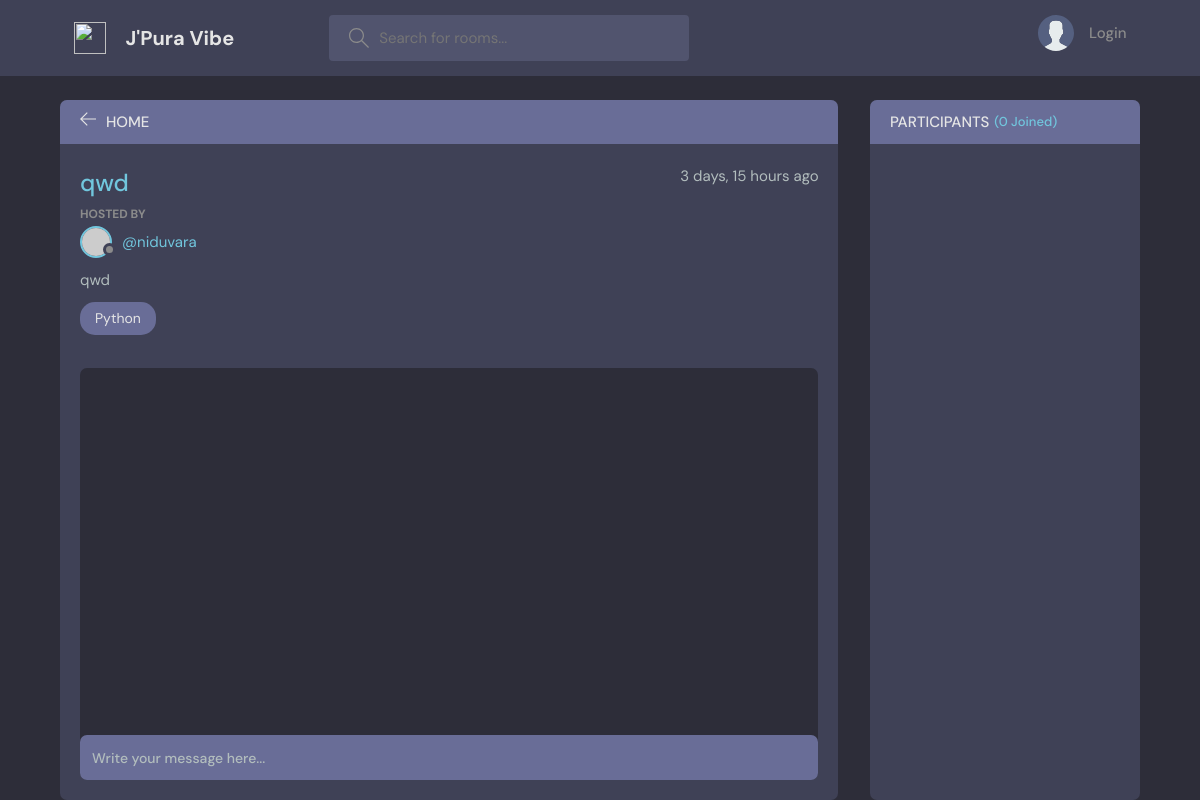
Before: /room/8/ with the older database file.
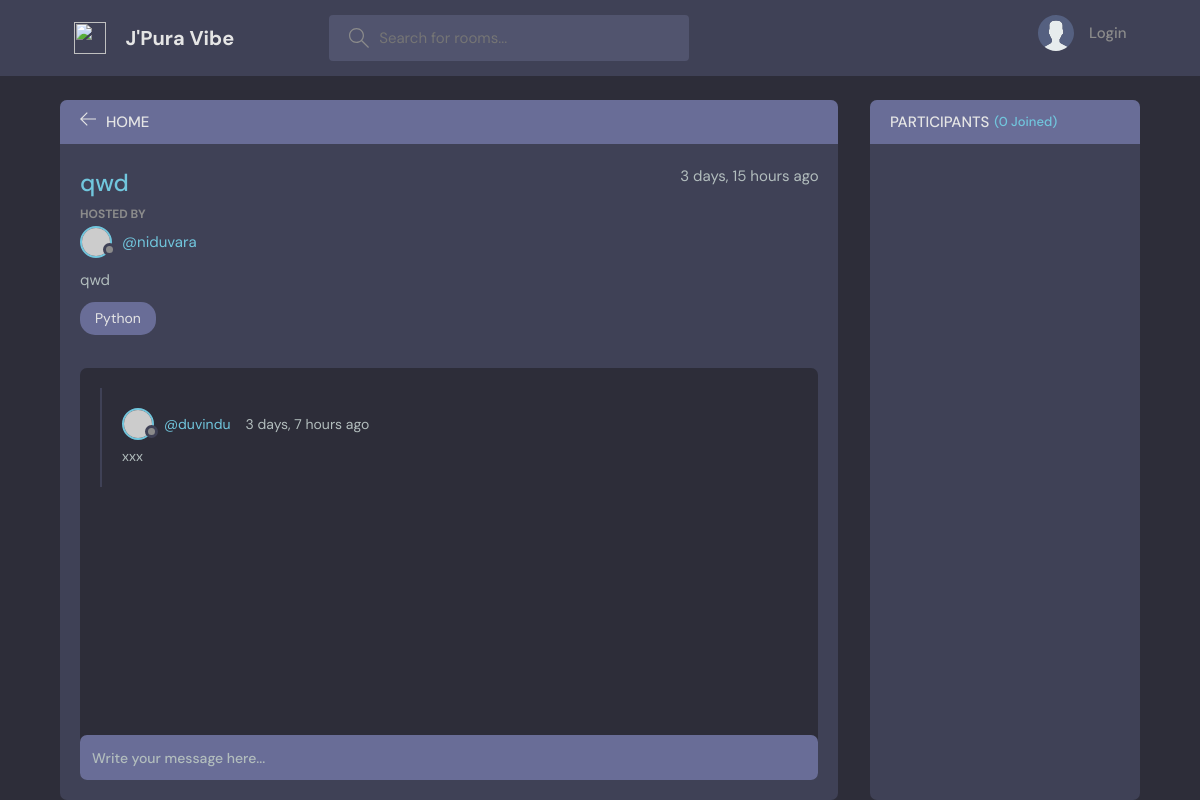
After: the same page with the newer database file.
### home/models.py (models this page shows, shortened)
class Message(models.Model):
    user = models.ForeignKey(User, on_delete=models.CASCADE)
    room = models.ForeignKey(Room, on_delete=models.CASCADE)
    body = models.TextField()
    updated = models.DateTimeField(auto_now=True)
    created = models.DateTimeField(auto_now_add=True)
    class Meta:
        ordering = ['-created']

### home/views.py (the view, shortened to what this page needs)
# urls.py: path('room/<int:pk>/', room, name = 'room'),
def room(request,pk):
    room = Room.objects.get(id = pk)
    room_messages = room.message_set.all().order_by('-created')
    members = room.participants.all()
    context = {'room':room, 'room_messages':room_messages, 'members':members}
    return render(request, 'home/room.html',context)

### home/templates/home/room.html (shortened to what this page needs)
{% extends 'base.html' %}
{% block content %}
    <main class="profile-page layout layout--2">
      <div class="container">
        <div class="room">
          <div class="room__top">
            <div class="room__topLeft">
              <a href="{% url 'home' %}">
                <svg version="1.1" xmlns="http://www.w3.org/2000/svg" width="32" height="32" viewBox="0 0 32 32">
                  <title>arrow-left</title>
                  <path
                    d="M13.723 2.286l-13.723 13.714 13.719 13.714 1.616-1.611-10.96-10.96h27.625v-2.286h-27.625l10.965-10.965-1.616-1.607z"
                  ></path>
                </svg>
              </a>
              <h3>Home</h3>
            </div>
          </div>
          <div class="room__box scroll">
            <div class="room__header scroll">
              <div class="room__info">
                <h3>{{room.name}}</h3>
                <span>{{room.created|timesince}} ago</span>
              </div>
              <div class="room__hosted">
                <p>Hosted By</p>
                <a href="{% url 'profile' room.host.username %}" class="room__author">
                  <div class="avatar avatar--small">
                    <img src="https://randomuser.me/api/portraits/men/37.jpg" />
                  </div>
                  <span>@{{room.host.username}}</span>
                </a>
              </div>
              <div class="room__details">
                {{room.description}}
              </div>
              <span class="room__topics">{{room.topic.name}}</span>
            </div>
            <div class="room__conversation">
              <div class="threads scroll">
                {% for message in room_messages %}
                  <div class="thread">
                    <div class="thread__top">
                      <div class="thread__author">
                        <a href="{% url 'profile' message.user.username %}" class="thread__authorInfo">
                          <div class="avatar avatar--small">
                            <img src="https://randomuser.me/api/portraits/men/37.jpg" />
                          </div>
                          <span>@{{message.user.username}}</span>
                        </a>
                        <span class="thread__date">{{message.created|timesince}} ago</span>
                      </div>
                    </div>
                    <div class="thread__details">
                      {{message.body}}
                    </div>
                  </div>
                {% endfor %}
              </div>
            </div>
          </div>
          <div class="room__message">
            <form method="POST">
                <input name="body" placeholder="Write your message here..." />
            </form>
          </div>
        </div>
        <div class="participants">
          <h3 class="participants__top">Participants <span>({{members.count}} Joined)</span></h3>
          <div class="participants__list scroll">
          </div>
        </div>
      </div>
    </main>
{% endblock content %}

Changed rows visible on the page:
added Message: user.username "duvindu", created "3 days, 7 hours", body "xxx"
